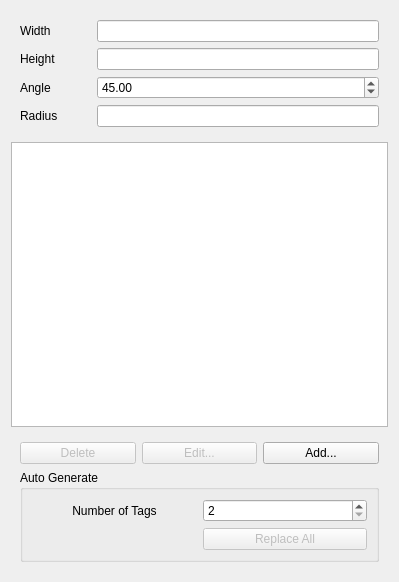
<?xml version="1.0" encoding="UTF-8"?>
<ui version="4.0">
 <class>TaskPanel</class>
 <widget class="QWidget" name="TaskPanel">
  <property name="geometry">
   <rect>
    <x>0</x>
    <y>0</y>
    <width>399</width>
    <height>582</height>
   </rect>
  </property>
  <property name="windowTitle">
   <string>Holding Tags</string>
  </property>
  <layout class="QGridLayout" name="gridLayout_2">
   <item row="2" column="0">
    <widget class="QWidget" name="removeEditAddGroup" native="true">
     <layout class="QGridLayout" name="gridLayout">
      <item row="1" column="2">
       <widget class="QPushButton" name="pbAdd">
        <property name="text">
         <string>Add...</string>
        </property>
       </widget>
      </item>
      <item row="1" column="0">
       <widget class="QPushButton" name="pbDelete">
        <property name="enabled">
         <bool>false</bool>
        </property>
        <property name="text">
         <string>Delete</string>
        </property>
       </widget>
      </item>
      <item row="1" column="1">
       <widget class="QPushButton" name="pbEdit">
        <property name="enabled">
         <bool>false</bool>
        </property>
        <property name="text">
         <string>Edit...</string>
        </property>
       </widget>
      </item>
      <item row="2" column="0" colspan="3">
       <widget class="QGroupBox" name="cbTagGeneration">
        <property name="title">
         <string>Auto Generate</string>
        </property>
        <layout class="QGridLayout" name="gridLayout_3">
         <item row="1" column="1">
          <widget class="QSpinBox" name="sbCount">
           <property name="minimum">
            <number>2</number>
           </property>
          </widget>
         </item>
         <item row="2" column="1">
          <widget class="QPushButton" name="pbGenerate">
           <property name="enabled">
            <bool>false</bool>
           </property>
           <property name="text">
            <string>Replace All</string>
           </property>
          </widget>
         </item>
         <item row="1" column="0">
          <widget class="QLabel" name="label">
           <property name="text">
            <string>Number of Tags</string>
           </property>
           <property name="alignment">
            <set>Qt::AlignCenter</set>
           </property>
          </widget>
         </item>
        </layout>
       </widget>
      </item>
     </layout>
    </widget>
   </item>
   <item row="1" column="0">
    <widget class="QListWidget" name="lwTags">
     <property name="toolTip">
      <string>&lt;html&gt;&lt;head/&gt;&lt;body&gt;&lt;p&gt;List of current tags. Edit coordinates by double click or Edit button.&lt;/p&gt;&lt;p&gt;Tags are automatically disabled if they overlap with the previous tag, or don't lie on the base wire.&lt;/p&gt;&lt;/body&gt;&lt;/html&gt;</string>
     </property>
    </widget>
   </item>
   <item row="0" column="0">
    <widget class="QWidget" name="parameterGroup" native="true">
     <layout class="QFormLayout">
      <property name="fieldGrowthPolicy">
       <enum>QFormLayout::AllNonFixedFieldsGrow</enum>
      </property>
      <item row="0" column="0">
       <widget class="QLabel" name="label_2">
        <property name="text">
         <string>Width</string>
        </property>
       </widget>
      </item>
      <item row="1" column="0">
       <widget class="QLabel" name="label_3">
        <property name="text">
         <string>Height</string>
        </property>
       </widget>
      </item>
      <item row="2" column="0">
       <widget class="QLabel" name="label_4">
        <property name="text">
         <string>Angle            </string>
        </property>
       </widget>
      </item>
      <item row="0" column="1">
       <widget class="Gui::InputField" name="ifWidth">
        <property name="toolTip">
         <string>&lt;html&gt;&lt;head/&gt;&lt;body&gt;&lt;p&gt;Width of the resulting holding tag.&lt;/p&gt;&lt;/body&gt;&lt;/html&gt;</string>
        </property>
       </widget>
      </item>
      <item row="1" column="1">
       <widget class="Gui::InputField" name="ifHeight">
        <property name="toolTip">
         <string>&lt;html&gt;&lt;head/&gt;&lt;body&gt;&lt;p&gt;Height of holding tag.&lt;/p&gt;&lt;p&gt;Note that resulting tag might be smaller if the tag's width and angle result in a triangular shape.&lt;/p&gt;&lt;/body&gt;&lt;/html&gt;</string>
        </property>
       </widget>
      </item>
      <item row="2" column="1">
       <widget class="QDoubleSpinBox" name="dsbAngle">
        <property name="toolTip">
         <string>&lt;html&gt;&lt;head/&gt;&lt;body&gt;&lt;p&gt;Plunge angle for ascent and descent of holding tag.&lt;/p&gt;&lt;/body&gt;&lt;/html&gt;</string>
        </property>
        <property name="minimum">
         <double>5.000000000000000</double>
        </property>
        <property name="maximum">
         <double>90.000000000000000</double>
        </property>
        <property name="singleStep">
         <double>15.000000000000000</double>
        </property>
        <property name="value">
         <double>45.000000000000000</double>
        </property>
       </widget>
      </item>
      <item row="3" column="0">
       <widget class="QLabel" name="label_5">
        <property name="text">
         <string>Radius</string>
        </property>
       </widget>
      </item>
      <item row="3" column="1">
       <widget class="Gui::InputField" name="ifRadius">
        <property name="toolTip">
         <string>&lt;html&gt;&lt;head/&gt;&lt;body&gt;&lt;p&gt;Radius of the fillet at the top.&lt;/p&gt;&lt;p&gt;If the radius is too big for the tag shape it gets reduced to the maximum possible radius - resulting in a spherical shape.&lt;/p&gt;&lt;/body&gt;&lt;/html&gt;</string>
        </property>
       </widget>
      </item>
     </layout>
    </widget>
   </item>
  </layout>
 </widget>
 <customwidgets>
  <customwidget>
   <class>Gui::InputField</class>
   <extends>QLineEdit</extends>
   <header>Gui/InputField.h</header>
  </customwidget>
 </customwidgets>
 <resources/>
 <connections/>
</ui>
